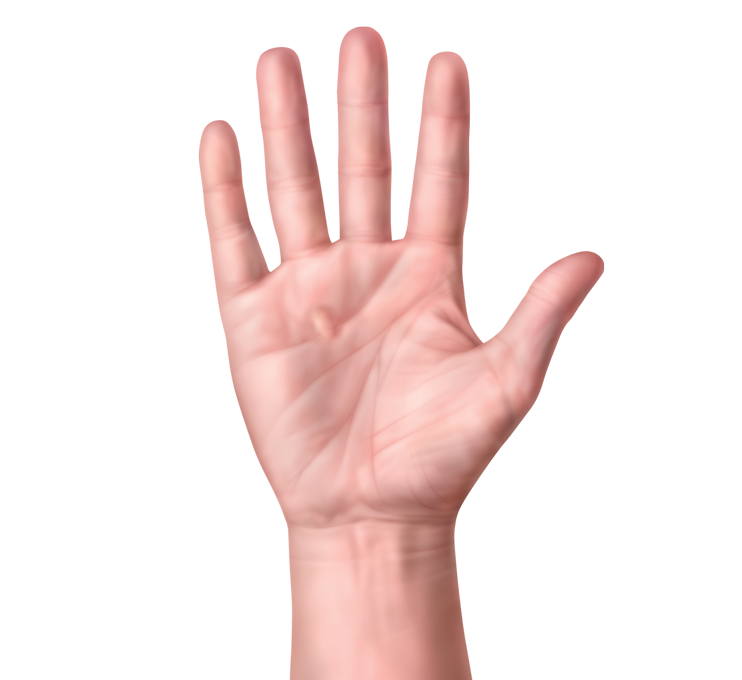
#> input picture dataset/hand.png, 742 x 680 px
$ python make_dataset.py .
#> lines starting #> are read from the running program, lines starting #| are printed output that depends on the picture; after the words box and inside, x2 and y2 are one past the last pixel; in counts of white or black regions, pixels touching at a corner belong together; pictures that were not available may be replaced by others from this repository, and a replacement may not be noted
#!/usr/bin/env python3

import sys
import os
import random
import numpy as np
from tqdm import tqdm
from PIL import Image, ImageFilter, ImageOps
from collections import defaultdict

directory = sys.argv[1]
train_dir = os.path.join(directory, "Training")
test_dir = os.path.join(directory, "Test")

hand = Image.open("hand.png")
#> hand is the input picture: PIL image 742x680 RGBA; mean R, G, B, A 246.8, 231, 228.9, 255
frame = Image.open("painting_frame2.jpeg")
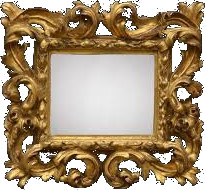
#> input picture dataset/painting_frame2.jpeg, 206 x 190 px
#> frame is the input picture: PIL image 206x190 RGB; mean R, G, B 167.5, 146.6, 118.2
cache = {}

def resize_hand(w: int, h: int):
    key = ("hand", w, h)
    resized_hand = cache.get(key)
    if resized_hand is None:
        resized_hand = hand.resize((w, h))
        cache[key] = resized_hand
    return resized_hand

def resize_frame(w: int, h: int):
    key = ("frame", w, h)
    resized_frame = cache.get(key)
    if resized_frame is None:
        resized_frame = frame.resize((w, h))
        cache[key] = resized_frame
    return resized_frame

def add_margin(pil_img, margin: int):
    width, height = pil_img.size
    new_width = width + 2 * margin
    new_height = height + 2 * margin
    result = Image.new(pil_img.mode, (new_width, new_height), (255,255,255))
    result.paste(pil_img, (margin, margin))
    return result

# image paths
classes_to_images = defaultdict(list)
for dir in (train_dir, test_dir):
    for class_dir in os.listdir(dir):
        for image_file in os.listdir(os.path.join(dir, class_dir)):
            path = os.path.join(dir, class_dir, image_file)
            classes_to_images[class_dir].append(path)


# processing/writing function
def generate_images(
        outdir: str,
        classes: list,
        sample_filtering=lambda li: li,
        market_selector=lambda n: n % 2 == 0,
        museum_selector=lambda n: n % 2 == 1):
    max_length = 64
    margin = 50
    for klass in tqdm(classes, total=len(classes)):
        for n, image_path in enumerate(sample_filtering(classes_to_images[klass])):
            image_file = os.path.basename(image_path)
            image = Image.open(image_path)
            width, height = image.size
            if max(width, height) > max_length:
                if height > width:
                    ratio = height / max_length
                else:
                    ratio = width / max_length
                width = int(width / ratio)
                height = int(height / ratio)
                image = image.resize((width, height))
            image = add_margin(image, margin)
            width += 2 * margin
            height += 2 * margin

            gray = image.convert("L")
            npmask = (np.asarray(gray) < 250).astype(np.uint8) * 255
            mask = Image.fromarray(npmask)
            if market_selector(n):
                marketdir = os.path.join(outdir, "market", klass)
                os.makedirs(marketdir, exist_ok=True)
                resized_hand = resize_hand(width, height)
                market = Image.composite(image, resized_hand, mask)
                market.convert('RGB').save(os.path.join(marketdir, image_file))
            if museum_selector(n):
                museumdir = os.path.join(outdir, "museum", klass)
                os.makedirs(museumdir, exist_ok=True)
                resized_frame = resize_frame(width, height)
                edges = ImageOps.solarize(image, threshold=90)
                edges = edges.filter(ImageFilter.BLUR)
                museum = Image.composite(edges, resized_frame, mask)
                museum.convert('RGB').save(os.path.join(museumdir, image_file))


# split the dataset into merging experiment and zero-shot learning experiment
classes = sorted(classes_to_images.keys())
random.seed(0)
random.shuffle(classes)
cut = len(classes) // 10
merging_classes, zeroshot_classes = classes[cut:], classes[:cut]

# zero-shot learning experiment
generate_images("zeroshot", zeroshot_classes)

# merging experiment
def training_selector(li: list) -> list:
    return li[:-len(li) // 10]

def testing_selector(li: list) -> list:
    for_training = set(training_selector(li))
    return [path for path in li if path not in for_training]

def select_all(n: int) -> bool:
    return True

generate_images("training", merging_classes, sample_filtering=training_selector)
#> call 2 of generate_images, with outdir = 'training'
#> in add_margin, `result = Image.new(pil_img.mode, (new_width, new_height), (255,255,255))`: result: PIL image 164x158 RGBA; every value is 255
#> in add_margin, `result.paste(pil_img, (margin, margin))`:
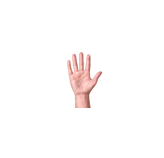
#> result: PIL image 164x158 RGBA; mean R, G, B, A 253.8, 251.5, 251.2, 255
#> in generate_images (call 2), `gray = image.convert("L")`:
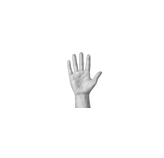
#> gray: PIL image 164x158 L; min 100, max 255, mean 252.2
#> in generate_images (call 2), `npmask = (np.asarray(gray) < 250).astype(np.uint8) * 255`:
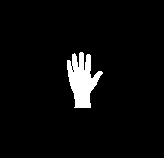
#> npmask: shape (158, 164); 4.4% white; 1 white region, box (x1, y1, x2, y2) and area: (67, 52, 103, 108) 1134
#> in resize_hand, `resized_hand = hand.resize((w, h))`:
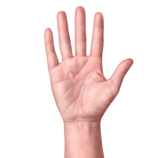
#> resized_hand: PIL image 164x158 RGBA; mean R, G, B, A 246.8, 230.9, 228.8, 255
#> in generate_images (call 2), `market = Image.composite(image, resized_hand, mask)`:
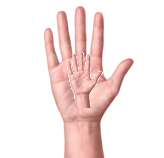
#> market: PIL image 164x158 RGBA; mean R, G, B, A 246.5, 230.8, 228.8, 255
generate_images("testing", merging_classes, sample_filtering=testing_selector,
                market_selector=select_all, museum_selector=select_all)
#> in resize_frame, `resized_frame = frame.resize((w, h))`:
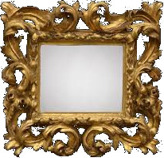
#> resized_frame: PIL image 164x158 RGB; mean R, G, B 167.2, 146.3, 118
#> (the run stopped early here; a loop or call above may not have finished)
